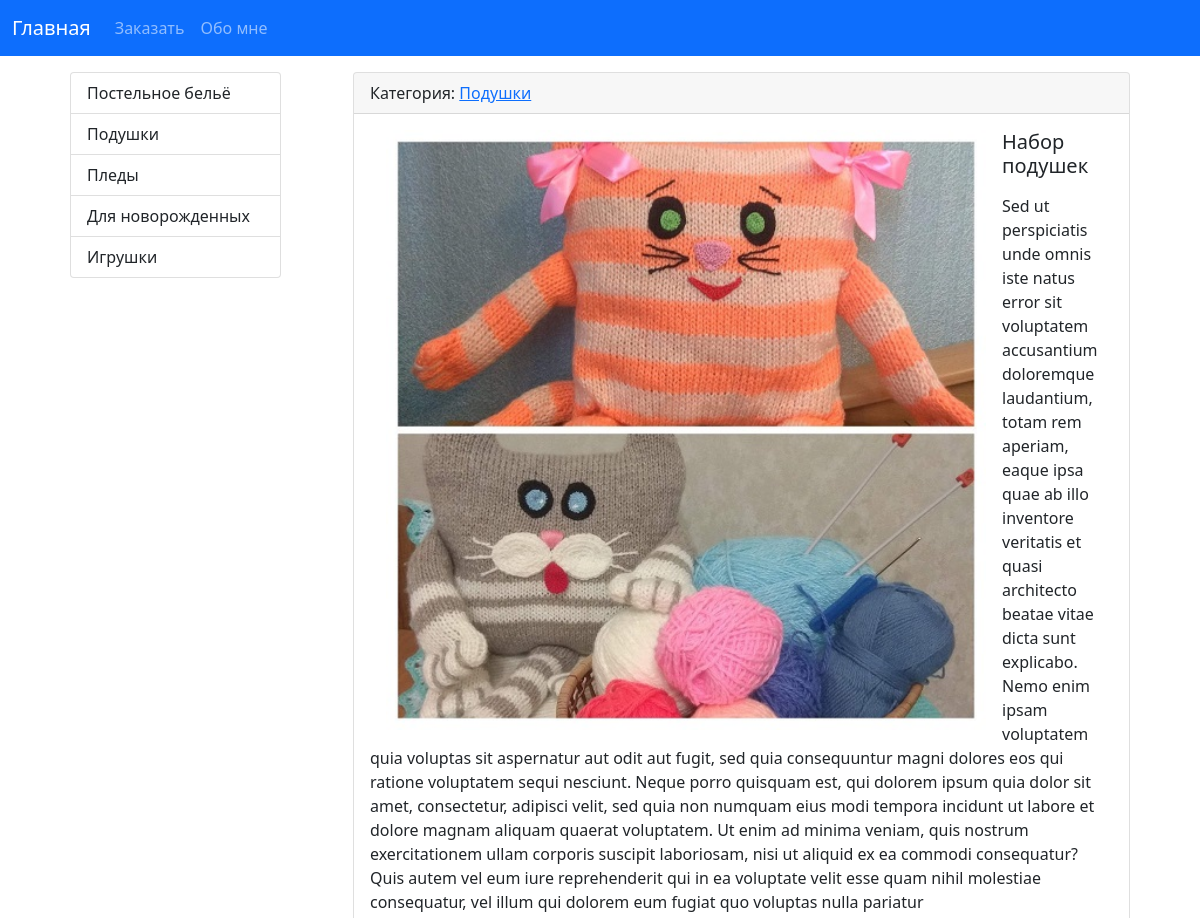
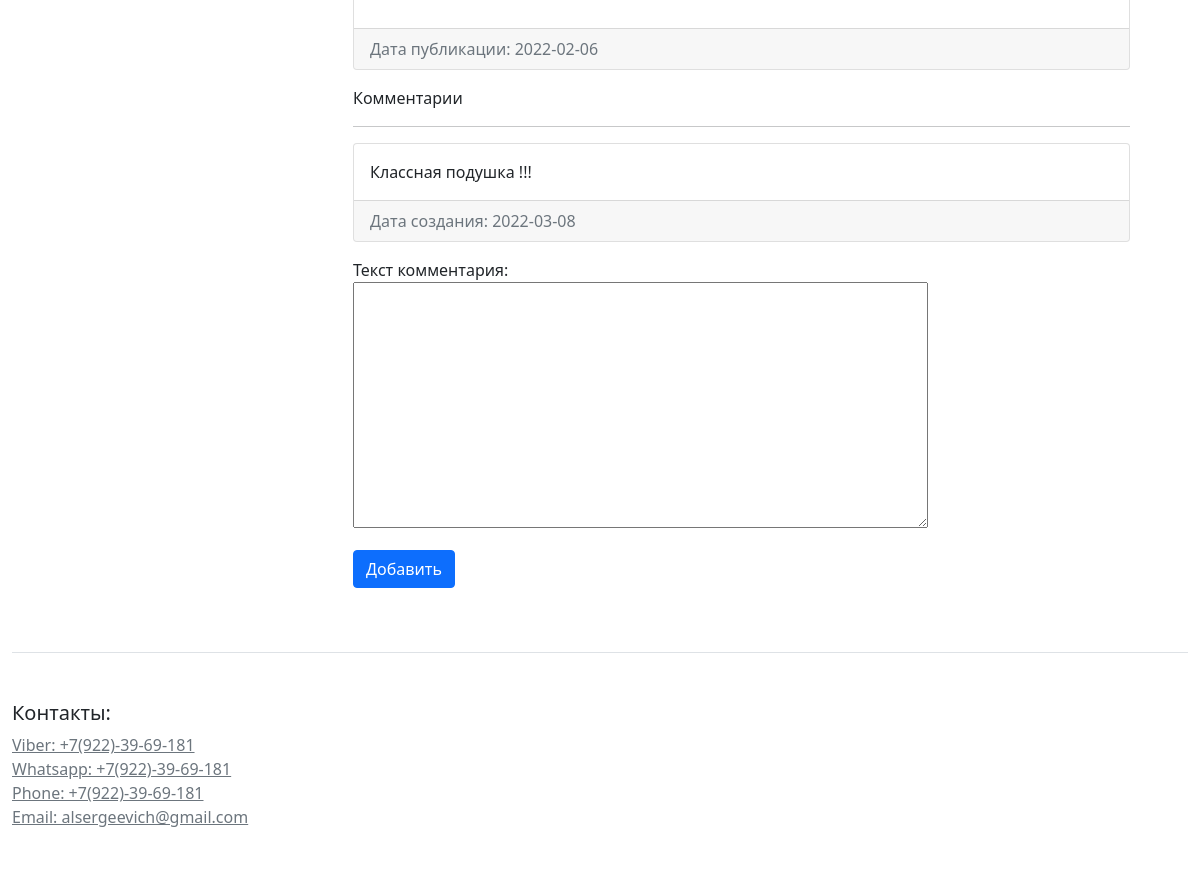
The app's page /post/posts-2/ with its own data (2 pictures, top to bottom).
### blog/models.py (models this page shows, shortened)
class Category(models.Model):
    name = models.CharField(max_length=100, db_index=True, verbose_name='Категория')
    slug = models.SlugField(max_length=255, unique=True, db_index=True, verbose_name='URL')
    def __str__(self):
        return self.name
    def get_absolute_url(self):
        return reverse('category', kwargs={'cat_slug': self.slug})
    class Meta:
        verbose_name = 'Категория'  # заменяем в админке название модели
        verbose_name_plural = 'Категории'  # определяем название во множественном числе
        ordering = ['id', ]  # определяем порялок сортировки

class Posts(models.Model):
    title = models.CharField(max_length=255, verbose_name='Заголовок')
    slug = AutoSlugField(max_length=255, unique=True, db_index=True, verbose_name='URL', populate_from='title')
    content = models.TextField(blank=True, verbose_name='Текст описание')
    photo = models.ImageField(upload_to="photos/%Y/%m/%d/", verbose_name='Фотография')
    time_create = models.DateTimeField(auto_now_add=True, verbose_name='Время создания')
    time_update = models.DateTimeField(auto_now=True, verbose_name='Время изменения')
    is_published = models.BooleanField(default=True, verbose_name='Опубликовано')
    cat = models.ForeignKey('Category', on_delete=models.PROTECT, verbose_name='Категории')
    class Meta:
        verbose_name = 'Каталог изделий'  # заменяем в админке название модели
        verbose_name_plural = 'Каталог изделий'  # определяем название во множественном числе
        ordering = ['time_create', 'title']  # определяем порядок сортировки

class Comments(models.Model):
    post = models.ForeignKey(Posts, on_delete=models.CASCADE, related_name='comments_posts', verbose_name='Описание',
                             blank=True, null=True)
    time_create = models.DateTimeField(auto_now_add=True, verbose_name='Время создания')
    content = models.TextField(blank=True, verbose_name='Текст комментария')
    is_published = models.BooleanField(default=False, verbose_name='Статус')
    class Meta:
        verbose_name = 'Комментарий'  # заменяем в админке название модели
        verbose_name_plural = 'Комментарии'  # определяем название во множественном числе
        ordering = ['time_create', ]  # определяем порялок сортировки

### blog/views.py (the view, shortened to what this page needs)
# urls.py: path('post/<slug:post_slug>/', ShowPost.as_view(), name='post'),
class ShowPost(FormMixin, DetailView):
    model = Posts
    template_name = 'blog/view_post.html'
    context_object_name = 'post'
    slug_url_kwarg = 'post_slug'
    form_class = CommentForm
    success_msg = 'Комментарий успешно создан, ожидайте модерации'
    def post(self, request, *args, **kwargs):
        form = self.get_form()
        if form.is_valid():
            messages.success(self.request, self.success_msg)
            return self.form_valid(form)
        else:
            return self.form_invalid(form)
    def get_context_data(self, *, object_list=None, **kwargs):
        context = super().get_context_data(**kwargs)
        context['categories'] = Category.objects.all()
        return context

### blog/forms.py
class CommentForm(forms.ModelForm):
    class Meta:
        model = Comments
        fields = ('content',)
    def __init__(self, *args, **kwargs):
        super().__init__(*args, **kwargs)
        for field in self.fields:
            self.fields[field].widget.attrs['class'] = 'form-control'
        self.fields['content'].widget = Textarea(attrs={'row': 5, 'cols': 60})

### blog/templates/blog/view_post.html (shortened to what this page needs)
{% extends 'base.html' %}
{% block content %}
    <div class="col-md-9">
        <div class="container">
            <div class="card mb-3">
                <div class="card-header">
                    Категория: <a href="{{ post.cat.get_absolute_url }}">{{ post.cat }}</a>
                </div>
                <div class="card-body">
                    {% if post.photo %}
                        <img src="{{ post.photo.url }}" width="600" class="float-start mx-3">
                    {% else %}
                        <img src="https://picsum.photos/200/300" width="350" class="float-start mx-3">
                    {% endif %}
                    <h5 class="card-title">{{ post.title }}</h5>
                    <p class="card-text">{{ post.content|safe|linebreaks }}</p>
                </div>
                <div class="card-footer text-muted">
                    Дата публикации: {{ post.time_create|date:'Y-m-d' }}
                </div>
            </div>
            <p>Комментарии</p>
            <hr>
            {% for item in post.comments_posts.all %}
                {% if item.is_published %}
                    <div class="card mb-3">
                        <div class="card-body">
                            {{ item.content }}
                        </div>
                        <div class="card-footer text-muted">
                            Дата создания: {{ item.time_create|date:'Y-m-d' }}
                        </div>
                    </div>
                {% endif %}
            {% empty %}
                <p>Нет комментариев</p>
            {% endfor %}
            <div class="col-4">
                <form action="" id="add_form" method="post">
                    {{ form.as_p }}
                </form>
                <button form="add_form" type="submit" class="btn btn-primary">Добавить</button>
            </div>
        </div>
    </div>
{% endblock %}

### templates/base.html (shortened to what this page needs)
<!doctype html>
<html lang="ru">
<head>
    <link href="https://cdn.jsdelivr.net/npm/bootstrap@5.1.3/dist/css/bootstrap.min.css" rel="stylesheet"
>
</head>
<body>
    <nav class="navbar navbar-expand-lg navbar-dark bg-primary">
        <div class="container-fluid">
            <a class="navbar-brand" href="{% url 'home' %}">Главная</a>
            <div class="collapse navbar-collapse" id="navbarNavAltMarkup">
                <div class="navbar-nav">
                    <a class="nav-link" aria-current="page" href="{% url 'zakaz' %}">Заказать</a>
                    <a class="nav-link" href="{% url 'mypost' %}">Обо мне</a>
                </div>
            </div>
        </div>
    </nav>
<div class="container p-3">
    <div class="row">
        <div class="col-md-3">
            <div class="container">
                {% block sidebar %}
                    <div class="list-group">
                        {% for category in categories %}
                            <a href="{{ category.get_absolute_url }}"
                               class="list-group-item list-group-item-action">{{ category.name }}</a>
                        {% endfor %}
                    </div>
                {% endblock %}
            </div>
        </div>
                {% block content %}
                {% endblock %}
    </div>
</div>
<div class="container-fluid">
<footer class="pt-4 my-md-5 pt-md-5 border-top">
    <div class="row">
      <div class="col-12 col-md">
        <h5>Контакты:</h5>
        <ul class="list-unstyled text-small">
          <li><a href="" class="link-secondary">Viber: +7(922)-39-69-181</a></li>
          <li><a href="" class="link-secondary">Whatsapp: +7(922)-39-69-181</a></li>
          <li><a href="" class="link-secondary">Phone: +7(922)-39-69-181</a></li>
          <li><a href="" class="link-secondary">Email: alsergeevich@gmail.com</a></li>
        </ul>
      </div>
    </div>
  </footer>
</div>
</body>
</html>

### records on screen
Category: name "Постельное бельё"
Category: name "Подушки"
Category: name "Пледы"
Category: name "Для новорожденных"
Category: name "Игрушки"
Posts: cat "Подушки", photo (picture), title "Набор подушек", content "Sed ut perspiciatis unde omnis iste natus error sit voluptatem accusantium doloremque laudantium, totam rem aperiam, eaque ipsa quae ab illo inventore veritatis et quasi architecto beatae vitae dicta sunt explicabo. Nemo enim ipsam voluptatem quia voluptas sit aspernatur aut odit aut fugit, sed quia consequuntur magni dolores eos qui ratione voluptatem sequi nesciunt. Neque porro quisquam est, qui dolorem ipsum quia dolor sit amet, consectetur, adipisci velit, sed quia non numquam eius modi tempora incidunt ut labore et dolore magnam aliquam quaerat voluptatem. Ut enim ad minima veniam, quis nostrum exercitationem ullam corporis suscipit laboriosam, nisi ut aliquid ex ea commodi…", time_create "2022-02-06"
Comments: content "Классная подушка !!!", time_create "2022-03-08"
